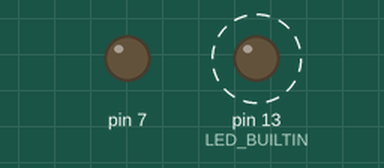
Recording of a sketch running on a simulated Arduino Uno, built with avr-gcc and run on an emulated ATmega328P. Parts: output pins drawn as LEDs (lit = HIGH). Dashed ring = blinking.

Above: at 0.6 s.
Timing chart, 0 to 3.0 s (numbered marks = the images above):
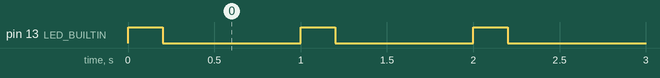

Measured:
- by itself, pin 13 (LED_BUILTIN): alternates HIGH for 0.20 s and LOW for 0.80 s

The sketch:

basic.ino
```cpp
void setup() {
  // put your setup code here, to run once:
  Serial.begin(9600);
  pinMode(LED_BUILTIN, OUTPUT);
  pinMode(7, OUTPUT);
}

void loop() {
  // put your main code here, to run repeatedly:
  digitalWrite(LED_BUILTIN, HIGH);   // turn the LED on (HIGH is the voltage level)
  delay(200);                       // wait for a second
  digitalWrite(LED_BUILTIN, LOW);    // turn the LED off by making the voltage LOW
  delay(800);
}
```
